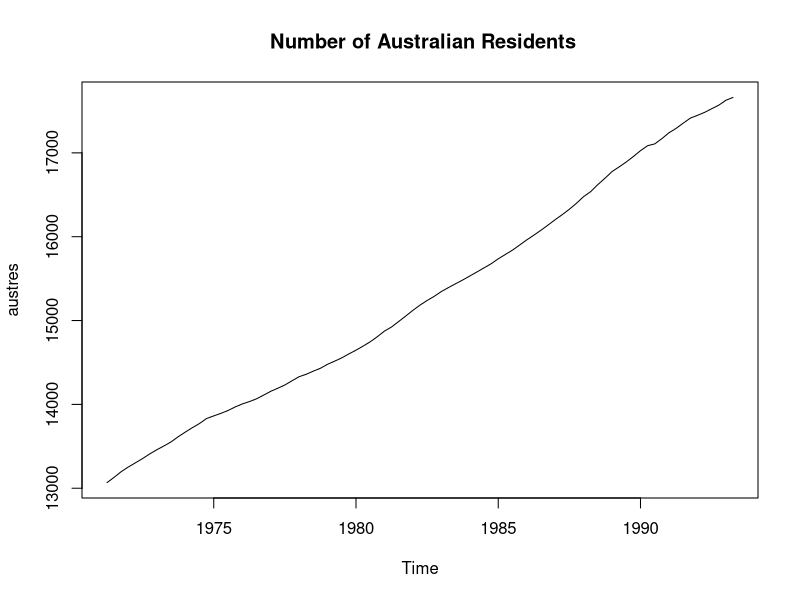
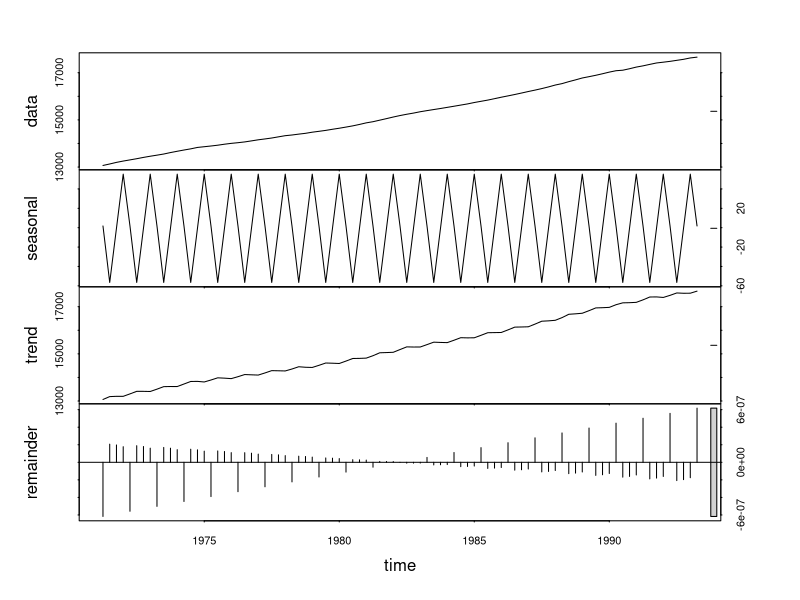
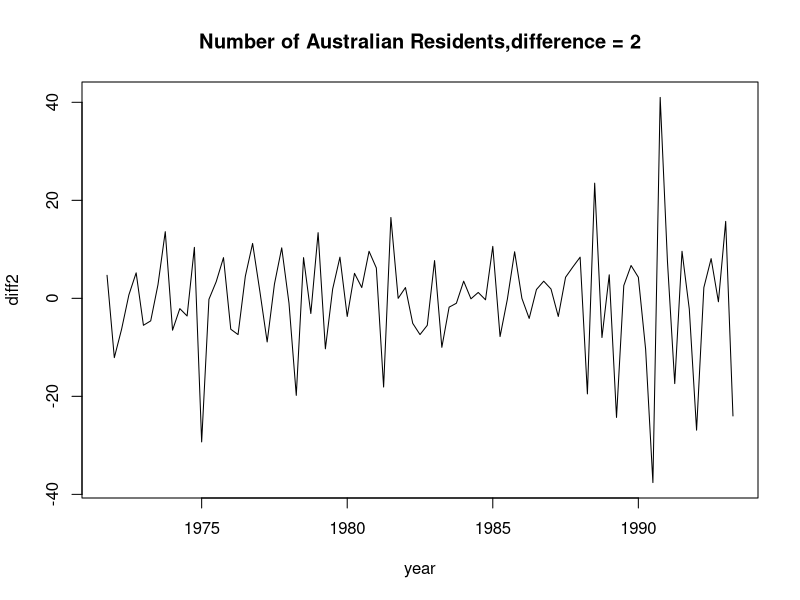
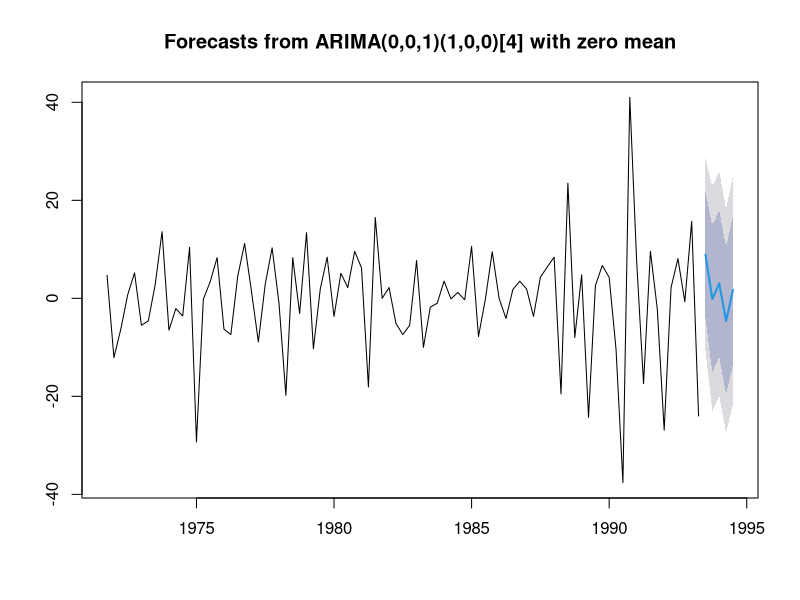
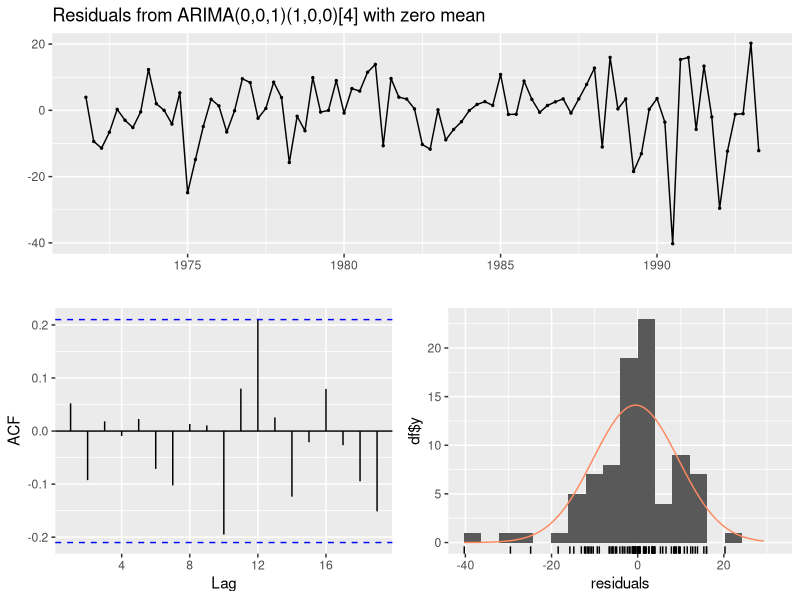

The R script that drew these images, in order:
## ---- chunk 1
data("austres")
## ---- chunk 2
library(tseries)
my_series <- ts(data = austres,start = 1971,end = 1993,frequency = 4)
my_series
## ---- chunk 3
plot.ts(austres,main=" Number of Australian Residents")

## ---- chunk 4
stl_result<- stl(austres,s.window = "periodic",t.window = 1)
plot(stl_result)
## ---- chunk 5
adf.test(austres)
## ---- chunk 6
diff1 <- diff(austres,differences = 1)
adf.test(diff1)
diff2 <- diff(austres,differences = 2)
adf.test(diff2)
## ---- chunk 7
plot(diff2,main = "Number of Australian Residents,difference = 2",xlab = "year")
## ---- chunk 8
library(forecast)
fit <- auto.arima(diff2)
summary(fit)
## ---- chunk 9
forecasted <- forecast(fit,h=5)
forecasted
## ---- chunk 10
plot(forecasted)
## ---- chunk 11
checkresiduals(fit)
